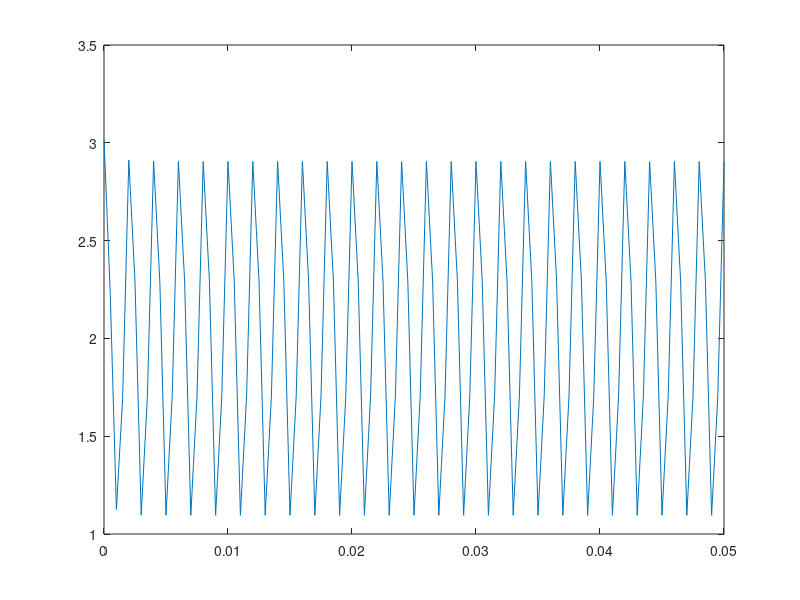

This figure's MATLAB source: (Note: this script raises an error after producing the figure.)
% Define the sampling frequency and time vector
fs = 2000; % Sampling frequency (Hz)
t = 0:1/fs:0.05; % Time vector (1 second duration)

% Generate the input wave
wave = 2+cos(2*pi*500*t) + cos(2*pi*1000*t);

% Design a low-pass IIR filter
fc = 800; % Cutoff frequency (Hz)
[b, a] = butter(1, fc/(fs/2), 'low'); % 1st-order Butterworth low-pass filter

% % Apply the IIR filter to the input wave
filtered_wave = filter(b, a, wave);
% freq_axis = -(fs/2):(fs/length(wave)):(fs/2)-(fs/length(wave));

% % Plot the input and filtered waves
% subplot(4, 1, 1);
% stem(freq_axis, abs(fft(wave)), "filled");
% title('Input Wave (FFT)');
% xlabel('Frequency (Hz)');
% ylabel('Magnitude');
% xlim([-fs/2 fs/2]); % Set x-axis limits to show full frequency range

% subplot(4, 1, 2);
% stem(freq_axis, abs(fft(filtered_wave)), "filled");
% title('Filtered Wave (FFT)');
% xlabel('Frequency (Hz)');
% ylabel('Magnitude');
% xlim([-fs/2 fs/2]); % Set x-axis limits to show full frequency range
% subplot(4,1,3)
% plot(t,wave);
% subplot(4,1,4)
 plot(t,filtered_wave);
fopen("wave.txt", 'w');  % Open the file for writing

for i = 1:length(wave)-1
    fixed_point_number = fi(wave(i), 1, 16, 11);  % Convert to fixed-point representation
    binary_representation = bin(fixed_point_number);  % Convert to binary string
    fprintf(fopen("wave.txt", 'a'), '%s\n', binary_representation);  % Write binary string to file
end
fclose('all');  % Close all open files
